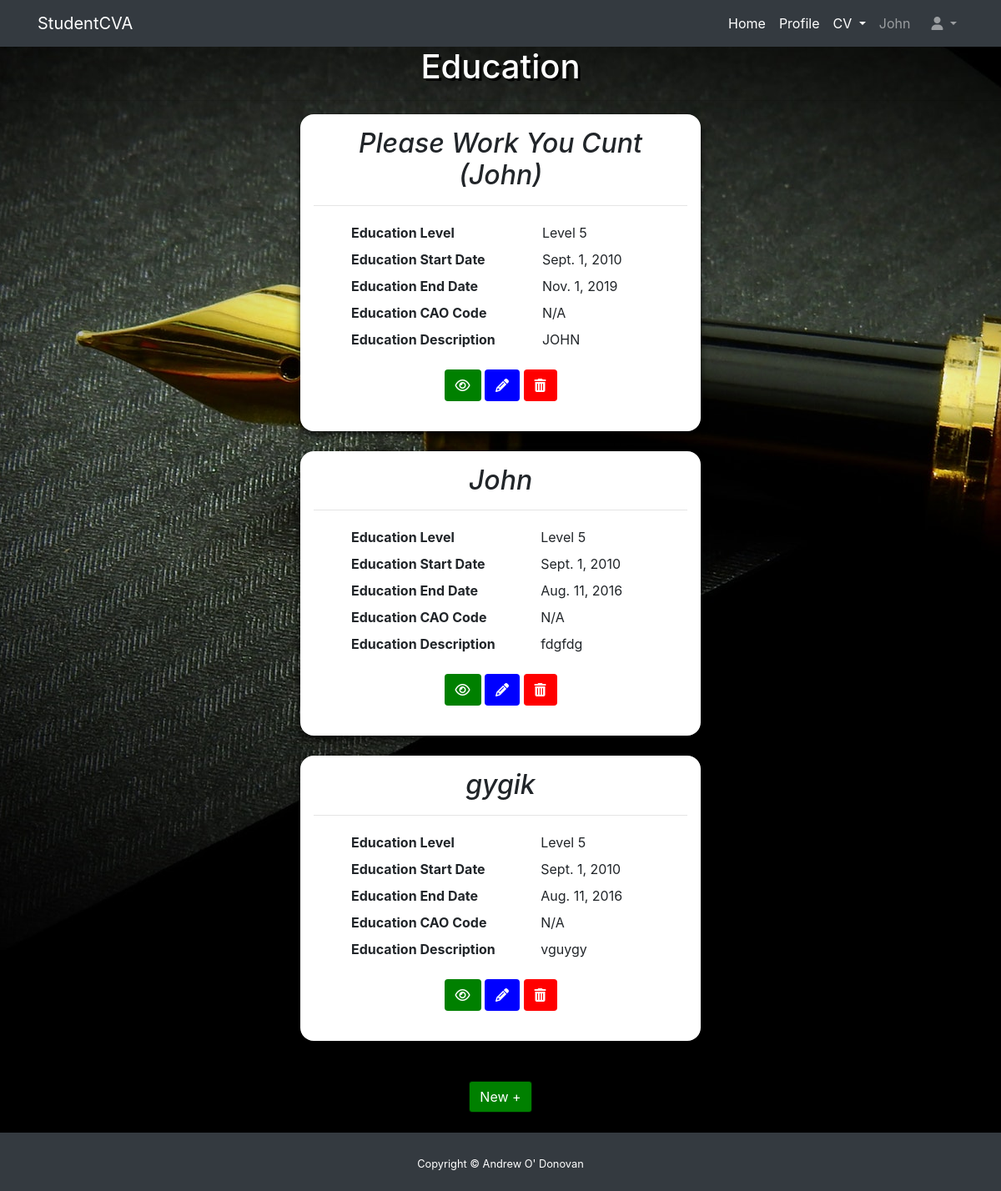
Page /education/ (signed in) on the committed database.
### pages/models.py (models this page shows, shortened)
class CustomUser(AbstractUser):
    pass

class Education(models.Model):
    user = models.ForeignKey(CustomUser, on_delete=models.CASCADE)
    EducationInstitutionName = models.CharField(verbose_name=_('Institution Name'), max_length=100, default=None)
    EducationLevel = models.CharField(verbose_name=_('Education Level'), choices=EDUCATIONLEVEL, max_length=100, default=None)
    EducationStartDate = models.DateField(verbose_name=_('Education Start Date'), default=None)
    EducationEndDate = models.DateField(verbose_name=_('Education End Date'), default=None)
    EducationCaoCode = models.CharField(choices=CAO_CODE, max_length=100, default=None)
    EducationDesc = models.CharField(verbose_name=_('Education Description'), max_length=250, default=None)

### education/views.py (the view, shortened to what this page needs)
# urls.py: path('', views.EducationList.as_view(), name='Education_list'),
class EducationList(LoginRequiredMixin, ListView):
    model = Education
    def get_queryset(self):
        user_ids = CustomUser.objects.filter(username=self.request.user).values_list('id', flat=True)
        if user_ids:
            for uid in user_ids:
                print("User ID Found")
                return Education.objects.filter(user__id=uid)
        else:
            print("No users")
            return Education.objects.all()

### templates/pages/Education_list.html (shortened to what this page needs)
{% extends 'base.html' %}
{% block content %}
<div class="cv-container">
    <div class="CvContent">
    <h1 class="text-center cv-h1">Education</h1>
        <hr />
        {% for Education in object_list %}
        <div class="CvTable">
            <h2 class="text-center font-italic">{{ Education.EducationInstitutionName }}</h2>
            <hr />
            <table>
                    <tr>
                        <th>Education Level</th>
                        <td>{{ Education.EducationLevel }}</td>
                    </tr>
                    <tr>
                        <th>Education Start Date</th>
                        <td>{{ Education.EducationStartDate }}</td>
                    </tr>
                    <tr>
                        <th>Education End Date</th>
                        <td>{{ Education.EducationEndDate }}</td>
                    </tr>
                    <tr>
                        <th>Education CAO Code</th>
                        <td>{{ Education.EducationCaoCode }}</td>
                    </tr>
                    <tr>
                        <th>Education Description</th>
                        <td>{{ Education.EducationDesc }}</td>
                    </tr>
                    <tr>
                        <td colspan="2">
                            <div class="form-button-container">
                                <a class="form-button btn" id="view" href="{% url "Education_view" Education.id %}"><i class="fa fa-eye" aria-hidden="true"></i></a>
                                <a class="form-button btn" id="edit" href="{% url "Education_edit" Education.id %}"><i class="fa fa-pencil" aria-hidden="true"></i></a>
                                <a class="form-button btn" id="delete" href="{% url "Education_delete" Education.id %}"><i class="fa fa-trash" aria-hidden="true"></i></a>
                            </div>
                        </td>
                    </tr>
            </table>
        </div>
        <br />
        {% endfor %}
        <br />
        <div class="text-center"><a class="add-new btn" id="add-new" href="{% url 'Education_new' %}">New +</a></div>
        <br />
</div>
{% endblock %}

### templates/base.html (shortened to what this page needs)
 {% load socialaccount %}
<!DOCTYPE html>
<html lang="en">
<head>
    {% load static %}
    <link rel="stylesheet" type="text/css" href="{% static "vendor/bootstrap/css/bootstrap.min.css" %}" />
</head>
<body>
<nav class="navbar navbar-expand-lg navbar-dark bg-dark static-top">
    <div class="container">
        <a class="navbar-brand" href="{% url 'home' %}">StudentCVA</a>
        <div class="collapse navbar-collapse" id="navbarResponsive">
            <ul class="navbar-nav ml-auto">
                <li class="nav-item active">
                    <a class="nav-link" href="{% url 'home' %}">Home
                    </a>
                </li>
                {% if user.is_authenticated %}
                <li class="nav-item active">
                    <a class="nav-link" href="{% url 'profile' %}">
                        Profile
                    </a>
                </li>
                <li class="nav-item dropdown">
                    <a class="nav-link dropdown-toggle text-white" href="#" id="navbarDropdown" role="button"
                       data-toggle="dropdown" aria-haspopup="true" aria-expanded="false">
                         CV
                    </a>
                </li>
                {% endif %}
                {% if user.is_authenticated %}
                <li class="nav-item dropdown">
                    <a class="nav-link dropdown-toggle" href="#" id="navbarDropdown" role="button"
                       data-toggle="dropdown" aria-haspopup="true" aria-expanded="false">
                         {{  user.first_name }} &emsp; <i class="fas fa-user"></i>
                    </a>
                </li>
                {% else %}
                <li class="nav-item active">
                    <a class="nav-link" href="{% url 'account_login' %}">
                        <b><i>Log In</i></b>
                    </a>
                </li>
                {% endif %}
            </ul>
        </div>
    </div>
</nav>
{% block content %}{% endblock %}
<section id="footer">
<footer class="py-4 bg-dark text-white">
    <div class="container text-center">
        <small>Copyright &copy; <a href="http://www.andrewodonovanwebdesign.com">Andrew O' Donovan</a></small>
    </div>
</footer>
</section>
</body>
</html>

### rows in the picture
CustomUser: first_name "John"
Education: EducationInstitutionName "Please Work You Cunt (John)", EducationLevel "Level 5", EducationStartDate "Sept. 1, 2010", EducationEndDate "Nov. 1, 2019", EducationCaoCode "N/A", EducationDesc "JOHN"
Education: EducationInstitutionName "John", EducationLevel "Level 5", EducationStartDate "Sept. 1, 2010", EducationEndDate "Aug. 11, 2016", EducationCaoCode "N/A", EducationDesc "fdgfdg"
Education: EducationInstitutionName "gygik", EducationLevel "Level 5", EducationStartDate "Sept. 1, 2010", EducationEndDate "Aug. 11, 2016", EducationCaoCode "N/A", EducationDesc "vguygy"
